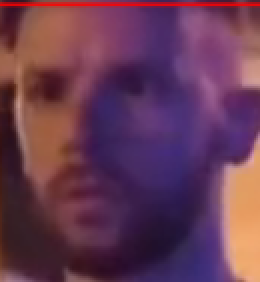
#> input picture 视频人脸识别/positive/1.kiki.png, 130 x 141 px, found by its file name (shown 2 times larger); its folder holds only this picture in this run
$ jupyter execute --allow-errors '识别器训练.ipynb'
#> lines starting #> are read from the running program, lines starting #| are printed output that depends on the picture
[cell 1]
import cv2
import os
from PIL import Image
import numpy as np

[cell 2]
def getImageAndLabels(path):
#> called with path = 'D:/positive'
    facesSamples=[]#储存人脸数据（这是一个二维数组）
    ids=[]#储存姓名数据
    imagePaths=[os.path.join(path,f)for f in os.listdir(path)]  #储存图片信息
    face_detector = cv2.CascadeClassifier("C:/Users/33086/Downloads/opencv/sources/data/haarcascades_cuda/haarcascade_frontalface_alt2.xml")
    for imagePath in imagePaths:#遍历列表中的图片
        PIL_img=Image.open(imagePath).convert('L')#以灰度图像的方式打开
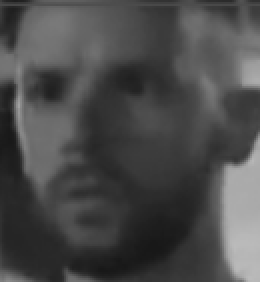
#> PIL_img: PIL image 130x141 L (shown 2 times larger); min 24, max 187, mean 74.5
        img_numpy=np.array(PIL_img,'uint8')#将图像转化为数组
        faces=face_detector.detectMultiScale(img_numpy)#使用分类器获取人脸特征
#> faces = [[23, 80, 43, 43]]
        id =int(os.path.split(imagePath)[1].split('.')[0])#提取图片.之前的东西作为id
        for x,y,w,h in faces:
            ids.append(id)#将id添加到ids这个列表内
            facesSamples.append(img_numpy[y:y+h,x:x+w])#把x,y,w,h添加到facesSamples这个列表
#> this loop made 1 pass
#> after the loop, facesSamples = 1 item; ids = [1]
#> `faces,ids=getImageAndLabels(path)#获取图像数组和id标签数组和姓名`: faces = 1 item; ids = [1]
    return facesSamples,ids  #返回

#> (a cell that did not finish here is left out)
